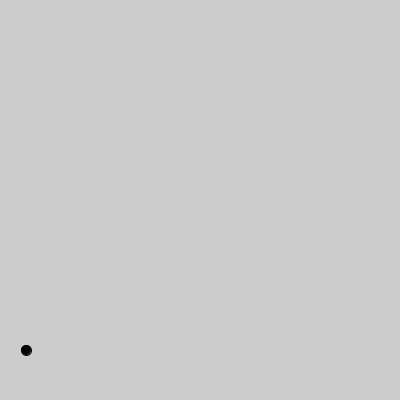
Frame 1 (no input)
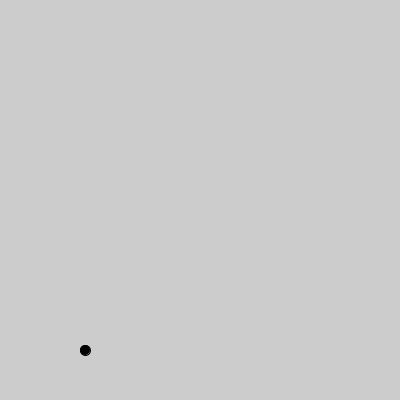
Frame 60 (the mouse pressed at the canvas centre just before this capture)
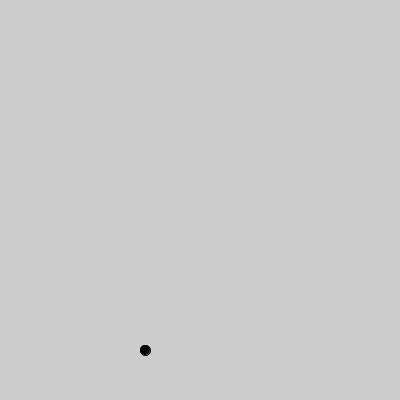
Frame 120 (the mouse held since frame 60 and released just before this capture)

The Processing sketch that drew these frames (run headless with seeded random() and noise(); from frame 60 on, the mouse is pressed at the canvas centre):

// Processing sketch: question_2
// ── question_2.pde
// variables

int startingPosition = width/4;

// setup
void setup() {
    size(400, 400);
}

// draws

void draw() {
    background(204);
    circle();
}

void circle() {
    startingPosition = startingPosition + 1;
    fill(0);
    circle(startingPosition, height*0.875, 10);
}
